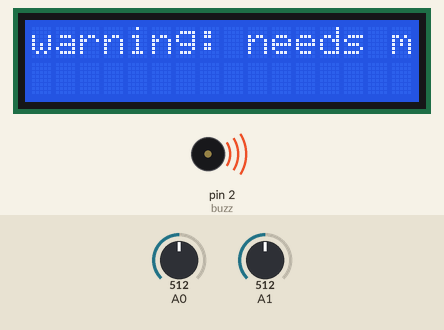
Simulated run of this sketch. Board: Arduino Uno, built with avr-gcc and run on an emulated ATmega328P. Parts: 16×2 character LCD, buzzer (waves = sounding). The inputs (shaded band) are chosen by the test bench; at power-on: A1 = 512, A0 = 512. What the sketch prints to the serial monitor is not drawn.

Above: at 1.2 s.
1.3 s: A1 set to 385
10.3 s: A1 set to 365
At 18.2 s:
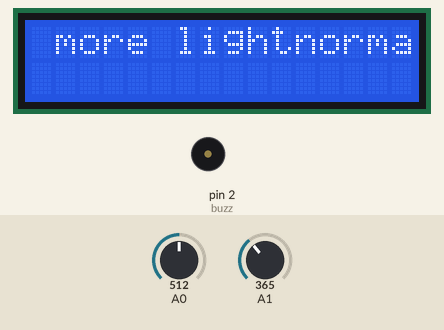
20.8 s: A0 set to 684
At 31.5 s:
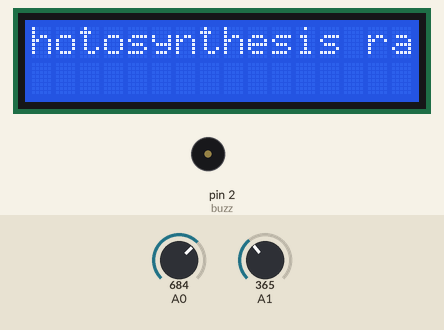
32.3 s: A0 set to 705
At 45.2 s:
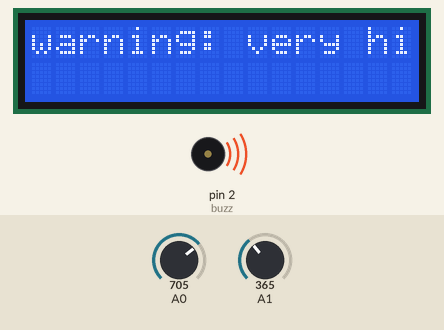
49.7 s: A0 set to 511
58.4 s: A1 set to 33
67.6 s: A1 set to 29
At 80.7 s:
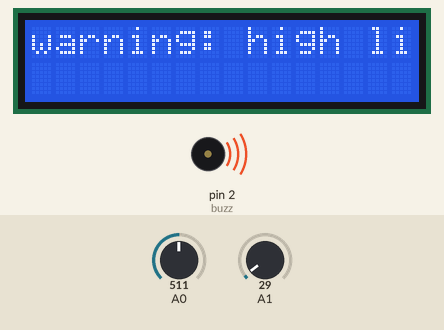
Timing chart, 0 to 83.3 s (numbered marks = the images above; inputs shaded):
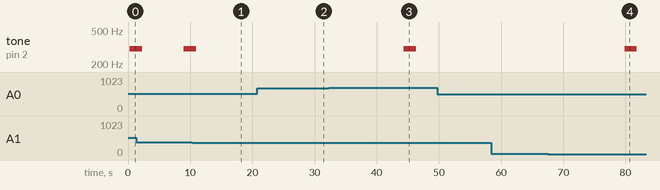

The sketch:

Plants_Monitor.ino
```cpp
#include <LiquidCrystal.h>
LiquidCrystal lcd(12, 11, 4, 5, 6, 7);
double i, v, L, R, X;
float Vo;
float R1 = 10000;
float logRth, Rth, T, Tc;
float c1 = 1.009249522e-03, c2 = 2.378405444e-04, c3 = 2.019202697e-07;
int buzz= 2;
void setup() {
  lcd.begin(16, 2);
Serial.begin(115200);
pinMode(2,OUTPUT);
}

void loop() {


while ((L>250)&&(L<1500))
{
  Vo = analogRead(A0);
  v= (analogRead(A1)*5.0)/1023;
  i=(5.0-v)/20000;
  R=(v/i);
  X=pow(R,-0.611);
  L=76607*X;
  Rth = R1 * (1023.0 / Vo - 1.0);
  logRth = log(Rth);
  Tc = (1.0 / (c1 + c2*logRth + c3*logRth*logRth*logRth));
  T = Tc - 273.15;
  Serial.print("Temperature: ");
  Serial.println(T);
  Serial.print("Lux:");
  Serial.println(L);
  delay(200);
  lcd.print("normal conditions");
   for (int positionCounter = 0; positionCounter < 13; positionCounter++) {
    // scroll one position left:
    lcd.scrollDisplayLeft();
    // wait a bit:
    delay(500);
  }
  if ((T>30)&&(T<35))
  {
    lcd.clear();
    lcd.print("photosynthesis rate = 130%");
     for (int positionCounter = 0; positionCounter < 13; positionCounter++) {
    // scroll one position left:
    lcd.scrollDisplayLeft();
    // wait a bit:
    delay(500);
  }
  }
  else if((T>35)&&(T<40))
  {
    lcd.clear();
    lcd.print("photosynthesis rate = 160%");
     for (int positionCounter = 0; positionCounter < 13; positionCounter++) {
    // scroll one position left:
    lcd.scrollDisplayLeft();
    // wait a bit:
    delay(500);
  }
  }
  else if((T>40)&&(T<45))
  {
    lcd.clear();
    lcd.print("photosynthesis rate = 190%");
     for (int positionCounter = 0; positionCounter < 13; positionCounter++) {
    // scroll one position left:
    lcd.scrollDisplayLeft();
    // wait a bit:
    delay(500);
  }
  }
  else if(T>45)
  {
    tone(buzz, 300);
    lcd.clear();
    lcd.print("warning: very high temp");
    delay(2000);
    noTone(buzz);
     for (int positionCounter = 0; positionCounter < 13; positionCounter++) {
    // scroll one position left:
    lcd.scrollDisplayLeft();
    // wait a bit:
    delay(500);
  }
  }

}
  Vo = analogRead(A0);
  v= (analogRead(A1)*5.0)/1023;
  i=(5.0-v)/20000;
  R=(v/i);
  X=pow(R,-0.611);
  L=76607*X;
  Rth = R1 * (1023.0 / Vo - 1.0);
  logRth = log(Rth);
  Tc = (1.0 / (c1 + c2*logRth + c3*logRth*logRth*logRth));
  T = Tc - 273.15;
  Serial.print("Temperature: ");
  Serial.println(T);
  Serial.print("Lux:");
  Serial.println(L);
  delay(200);

  if (L>1500)
  {
    tone(buzz, 300);
    lcd.clear();
    lcd.print("warning: high light intensity");
    delay(2000);
    noTone(buzz);
     for (int positionCounter = 0; positionCounter < 13; positionCounter++) {
    // scroll one position left:
    lcd.scrollDisplayLeft();
    // wait a bit:
    delay(500);
  }
  }
  else if(L<250)
  {
    tone(buzz, 300);
    lcd.clear();
    lcd.print("warning: needs more light");
    delay(2000);
    noTone(buzz);
     for (int positionCounter = 0; positionCounter < 13; positionCounter++) {
    // scroll one position left:
    lcd.scrollDisplayLeft();
    // wait a bit:
    delay(500);
  }
  }

}
```

Measured:
- the behaviour switches between 379 and 378 on A1 (found by bisection; images 0 and 1)
- the behaviour switches between 695 and 696 on A0 (found by bisection; images 2 and 3)
- the behaviour switches between 31 and 30 on A1 (found by bisection; images 3 and 4)
- after the input at 10.3 s, tone on pin 2 (buzz): goes on until 11.0 s, then stays silent
- after the input at 20.8 s, the display: first differs from a run without the input after 10.3 s (image 2)
- after the input at 32.3 s, tone on pin 2 (buzz): silent → 300 Hz after 12.0 s, → silent 2.0 s later; the display: first differs from a run without the input after 12.0 s (image 3)
- after the input at 67.6 s, tone on pin 2 (buzz): silent → 300 Hz after 12.2 s, → silent 2.0 s later; the display: first differs from a run without the input after 12.2 s (image 4)
